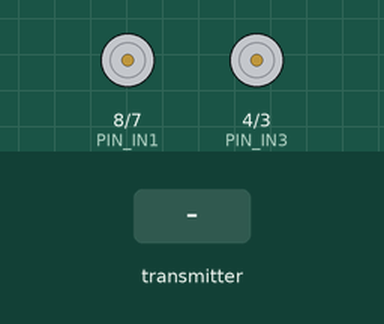
Bench run of a sketch on a simulated Arduino Uno, built with avr-gcc and run on an emulated ATmega328P. On the bench: motor-driver pin pairs drawn as motors (green arrow = first pin HIGH = forward, orange = second pin HIGH = backward, longer = more drive, scaled by the enable pin). The inputs (shaded band) are chosen by the test bench. No radio packets arrive unless stated.

Above: at 1.2 s.
1.3 s: the transmitter starts sending mas1.2 = 256
At 1.7 s:
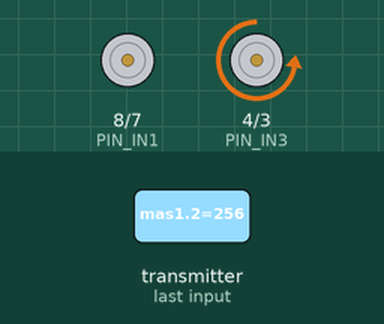
2.8 s: the transmitter starts sending mas1.0 = 256
At 4.0 s:
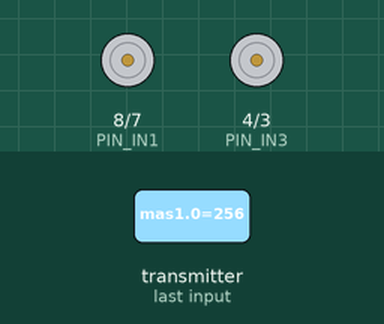
4.3 s: the transmitter starts sending mas1.3 = 256
5.8 s: the transmitter starts sending mas1.3 = 0
7.3 s: the transmitter starts sending mas1.3 = 512
Timing chart, 0 to 9.8 s (numbered marks = the images above; inputs shaded):
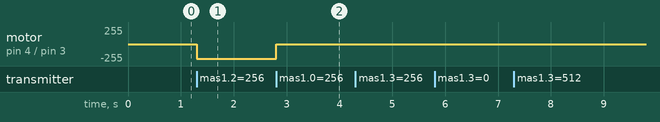

Measured:
- after the input at 1.3 s, motor on pin 4 (PIN_IN3) / pin 3 (PIN_IN4): stopped → backward 223/255 at once
- after the input at 2.8 s, motor on pin 4 (PIN_IN3) / pin 3 (PIN_IN4): backward 223/255 → stopped at once

The sketch:

receiver.ino
```cpp
#include "RF24.h"

///////// Назначение контактов драйвера L298N с цифровыми пинами Arduino
#define PIN_ENA 6
#define PIN_ENB 5
#define PIN_IN1 8
#define PIN_IN2 7
#define PIN_IN3 4
#define PIN_IN4 3

RF24 radio(9, 10);                                //Создаём объект radiо, указывая номера выводов радиомодуля (CE, SS).
byte pipeNo;                                      //Переменная номера трубы
int mas1[13];                                     //Массив для получения данных
int mas2[13];                                     //Массив для обработки данных

byte address[][6] = {"1Node", "2Node", "3Node", "4Node", "5Node", "6Node"}; //Массив для труб передачи данных
byte speed=150;                                   //Переменная скорости машинки (0-255)
byte turn=150;                                    //Переменная скорости повора (0-255)
bool engine=true;                                 //Режим управления машинки true - стандартное управление, false - управление отдельными колёсами

void setup() {
  radio.begin();                                  //Инициализация работы радиомодуля
  radio.setAutoAck(1);                            //Отправка пакетов о подтверждения приёма данных.
  radio.setRetries(0, 15);                        //Указать максимальное количество попыток отправки данных и время ожидания.
  radio.enableAckPayload();                       //Разрешить размещать данные пользователя в пакете подтверждения приёма.
  radio.setPayloadSize(32);                       //Установить статичный размер блока данных пользователя в байтах.
  radio.openReadingPipe(1, address[1]);           //Открыть трубу для получения данных.
  radio.setChannel(96);                           //Установить радиочастотный канал связи, номер канала, указывается числом от 0 до 125.
  radio.setPALevel (RF24_PA_MAX);                 //Установить уровень усиления мощности передатчика.
  radio.setDataRate (RF24_250KBPS);               //Установить скорость передачи данных по радиоканалу.
  radio.powerUp();                                //Выйти из режима пониженного энергопотребления.
  radio.startListening();                         //Переключиться в режим передатчика.

///////// Задаём режим работы пинов, назначенных на драйвер двигателя
  pinMode(PIN_ENA, OUTPUT);
  pinMode(PIN_ENB, OUTPUT);
  pinMode(PIN_IN1, OUTPUT);
  pinMode(PIN_IN2, OUTPUT);
  pinMode(PIN_IN3, OUTPUT);
  pinMode(PIN_IN4, OUTPUT);

///////// Подаём низкий сигнал на пины двигателя
  digitalWrite(PIN_IN1, LOW);
  digitalWrite(PIN_IN2, LOW);
  digitalWrite(PIN_IN3, LOW);
  digitalWrite(PIN_IN4, LOW);
}

void loop() {

  while ( radio.available(&pipeNo)) {  // Открыть режим приёма на трубе

    radio.read( &mas1, sizeof(mas1) ); // Получаем данные массива из полученных пакетов

    digitalWrite(PIN_IN1, LOW);
    digitalWrite(PIN_IN2, LOW);
    digitalWrite(PIN_IN3, LOW);
    digitalWrite(PIN_IN4, LOW);
///////// Записываем в переменные данные из полученного массива
    engine=mas1[0];
    mas2[1] = map(mas1[1], -100, 100, -100, 100);
    mas2[2] = map(mas1[2], -100, 100, -500, 500);
    mas2[3] = map(mas1[3], -100, 100, -500, 500);
    mas2[4] = map(mas1[4], -100, 100, -500, 500);
    speed=mas1[11]*50;
    turn=mas1[12]*50;


///////// Управление движением платформы в зависимости от выбранного режима управления
    if ( engine == true) {
      if (mas2[2]>20){
      analogWrite(PIN_ENA, speed);
      analogWrite(PIN_ENB, speed);
      digitalWrite(PIN_IN1, HIGH);
      digitalWrite(PIN_IN2, LOW);
      digitalWrite(PIN_IN3, LOW);
      digitalWrite(PIN_IN4, HIGH);
        }
      if (mas2[2]<-20){
      analogWrite(PIN_ENA, speed);
      analogWrite(PIN_ENB, speed);
      digitalWrite(PIN_IN1, LOW);
      digitalWrite(PIN_IN2, HIGH);
      digitalWrite(PIN_IN3, HIGH);
      digitalWrite(PIN_IN4, LOW);
        }
       if (mas2[3]>30){
      analogWrite(PIN_ENA, turn);
      analogWrite(PIN_ENB, turn);
      digitalWrite(PIN_IN1, HIGH);
      digitalWrite(PIN_IN2, LOW);
      digitalWrite(PIN_IN3, HIGH);
      digitalWrite(PIN_IN4, LOW);
        }
      if (mas2[3]<-30){
      analogWrite(PIN_ENA, turn);
      analogWrite(PIN_ENB, turn);
      digitalWrite(PIN_IN1, LOW);
      digitalWrite(PIN_IN2, HIGH);
      digitalWrite(PIN_IN3, LOW);
      digitalWrite(PIN_IN4, HIGH);
        }
  }
    if ( engine == false) {
      if (mas2[4]>10){
      analogWrite(PIN_ENA, map(mas2[4], -100, 100, 0, 255));
      digitalWrite(PIN_IN1, HIGH);
      digitalWrite(PIN_IN2, LOW);
        }
      if (mas2[4]<-10){
      analogWrite(PIN_ENA, map(mas2[4], 100, -100, 0, 255));
      digitalWrite(PIN_IN1, LOW);
      digitalWrite(PIN_IN2, HIGH);
        }
      if (mas2[2]>10){
      analogWrite(PIN_ENB, map(mas2[2], -100, 100, 0, 255));
      digitalWrite(PIN_IN3, LOW);
      digitalWrite(PIN_IN4, HIGH);
        }
      if (mas2[2]<-10){
      analogWrite(PIN_ENB, map(mas2[2], 100, -100, 0, 255));
      digitalWrite(PIN_IN3, HIGH);
      digitalWrite(PIN_IN4, LOW);
        }
    }
  }
}
```
